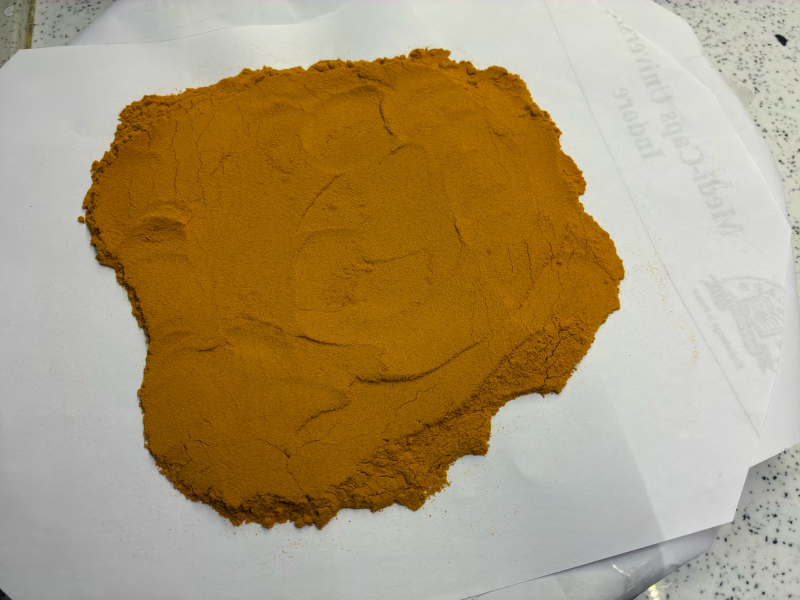
#> input picture backend/app/samples/0_percent_a.jpg, 1600 x 1200 px (shown at 1/2 size)
$ python prepare_crop.py ../backend/app/samples --out out.png
#> lines starting #> are read from the running program, lines starting #| are printed output that depends on the picture; after the words box and inside, x2 and y2 are one past the last pixel; in counts of white or black regions, pixels touching at a corner belong together
"""
Crop turmeric-spread photos down to the powder, and flag frames that are
near-duplicates of each other.

Why this exists
---------------
The camera frames the whole sheet of paper; the model only cares about the
powder. Cropping in code gives every image the same geometry, which is what
makes colour comparisons between classes meaningful.

Two rules baked in:
  * The crop is a SQUARE fitted to the powder mass, so resizing to 224x224
    never stretches or squashes the texture.
  * Cropping happens AFTER an optional white-balance correction that uses the
    paper still visible in the frame. Once you crop to powder only, the
    reference is gone - so correct first, crop second.

Usage
-----
    python prepare_crop.py ../pure --out ../data/crops/0_percent
    python prepare_crop.py ../pure --out ../data/crops/0_percent --dedupe
    python prepare_crop.py ../pure --out out --size 640 --wb --report report.csv

The source folder is never modified.
"""

from __future__ import annotations

import argparse
import csv
import subprocess
import tempfile
from datetime import datetime
from pathlib import Path

import numpy as np
from PIL import Image
from scipy import ndimage as ndi

IMAGE_SUFFIXES = {".jpg", ".jpeg", ".png", ".heic", ".tif", ".tiff"}


# --------------------------------------------------------------------------- io
def load_rgb(path: Path) -> Image.Image:
    """Open an image as RGB, converting HEIC through macOS `sips` if needed."""
    if path.suffix.lower() not in {".heic", ".heif"}:
        return Image.open(path).convert("RGB")

    with tempfile.TemporaryDirectory() as tmp:
        png = Path(tmp) / "converted.png"
        subprocess.run(
            [
                "sips",
                "-s", "format", "png",
                "--matchTo", "/System/Library/ColorSync/Profiles/sRGB Profile.icc",
                str(path),
                "--out", str(png),
            ],
            check=True,
            capture_output=True,
        )
        return Image.open(png).convert("RGB")


# ------------------------------------------------------------------- detection
def masks(rgb: np.ndarray) -> tuple[np.ndarray, np.ndarray]:
    """Split the frame into 'powder' and 'paper' pixels.

    Turmeric is strongly yellow: high saturation. Paper is bright and
    near-neutral. Shadowed paper can drift warm, so the paper test uses a
    looser saturation bound than the powder test.
    """
    mx = rgb.max(axis=2)
    mn = rgb.min(axis=2)
    sat = np.where(mx > 0, (mx - mn) / np.maximum(mx, 1), 0.0)

    paper = (mx > 140) & (sat < 0.16)
    powder = (sat > 0.50) & (rgb[..., 0] > 35) & ~paper

    powder = ndi.binary_opening(powder, iterations=2)
    powder = ndi.binary_closing(powder, iterations=3)
    powder = _largest_component(powder)
    powder = ndi.binary_fill_holes(powder)
    return powder, paper


def _largest_component(mask: np.ndarray) -> np.ndarray:
    labels, n = ndi.label(mask)
    if n <= 1:
        return mask
    sizes = ndi.sum(mask, labels, range(1, n + 1))
    return labels == (int(np.argmax(sizes)) + 1)


# ----------------------------------------------------------------------- crop
def square_crop(
    rgb: np.ndarray,
    powder: np.ndarray,
    min_powder_fraction: float = 1.0,
    margin_fraction: float = 0.02,
) -> tuple[int, int, int]:
    """Largest centred square whose area is at least `min_powder_fraction` powder.

    Pale pixels (bright and weakly saturated - paper slivers, dust, blown
    highlights) are excluded and padded out before fitting. They sit *inside*
    the powder mask at the ragged spread edge, so eroding the mask alone does
    not remove them; without this step a white sliver survives in the corner of
    the crop and reads to the model as starch. The crop is then eroded by a
    safety margin so it never touches the boundary.

    Starts from the usable mask's bounding box, centred on its centroid, and
    shrinks until the powder covers the required fraction. Shrinking instead of
    nudging keeps the crop centred on the mass, which is what makes the geometry
    repeatable between samples.
    """
    if not powder.any():
        raise ValueError("no powder detected")

    h, w = powder.shape
    mx = rgb.max(axis=2)
    mn = rgb.min(axis=2)
    sat = np.where(mx > 0, (mx - mn) / np.maximum(mx, 1), 0.0)

    pale = (mx > 185) & (sat < 0.35)
    pad = max(4, int(round(min(h, w) * 0.008)))
    pale = ndi.distance_transform_edt(~pale) <= pad

    usable = powder & ~pale
    radius = max(3, int(round(min(h, w) * margin_fraction)))
    usable = ndi.distance_transform_edt(usable) > radius
    if usable.sum() < 1000:
        raise ValueError("powder mass too small after excluding pale pixels")

    cy, cx = ndi.center_of_mass(usable)
    ys, xs = np.nonzero(usable)
    side = int(min(usable.sum() ** 0.5, np.ptp(ys), np.ptp(xs)))
    side = max(side, 32)
    while side > 32:
        half = side // 2
        y0 = int(round(cy)) - half
        x0 = int(round(cx)) - half
        y0 = min(max(y0, 0), h - side)
        x0 = min(max(x0, 0), w - side)
        window = usable[y0:y0 + side, x0:x0 + side]
        ok = window.all() if min_powder_fraction >= 1.0 else window.mean() >= min_powder_fraction
        if ok:
            return x0, y0, side
        side = int(side * 0.96)

    raise ValueError("could not fit a clean square inside the powder")


# -------------------------------------------------------------------- quality
def sharpness(gray: np.ndarray) -> float:
    lap = (
        np.roll(gray, 1, 0)
        + np.roll(gray, -1, 0)
        + np.roll(gray, 1, 1)
        + np.roll(gray, -1, 1)
        - 4 * gray
    )[1:-1, 1:-1]
    return float(lap.var())


def wb_gains(rgb: np.ndarray, paper: np.ndarray) -> np.ndarray:
    """Per-channel gains that make the brightest paper neutral."""
    if paper.sum() < 500:
        return np.ones(3)
    px = rgb[paper]
    lum = px.mean(axis=1)
    bright = px[lum > np.percentile(lum, 75)]
    ref = bright.mean(axis=0)
    return ref.mean() / np.maximum(ref, 1e-6)


# ---------------------------------------------------------------- dedupe group
def capture_time(path: Path) -> float:
    """EXIF capture time, falling back to the file's modification time."""
    try:
        exif = Image.open(path).getexif()
        stamp = exif.get(36867) or exif.get(306)  # DateTimeOriginal, DateTime
        if stamp:
            return datetime.strptime(stamp, "%Y:%m:%d %H:%M:%S").timestamp()
    except Exception:  # noqa: BLE001 - missing or unparsable EXIF is not fatal
        pass
    return path.stat().st_mtime


def group_frames(times: list[float], gap_seconds: float) -> list[int]:
    """Assign each frame a group id, splitting whenever the clock jumps.

    One group means one physical spread. Re-levelling the powder takes longer
    than `gap_seconds`, so the next spread lands in the next group - while the
    three or four frames you rattle off of a single spread stay together.

    Counting frames of one spread as independent examples is how a test split
    ends up with the same powder on both sides of it.
    """
    groups = [0] if times else []
    for prev, cur in zip(times, times[1:]):
        groups.append(groups[-1] + (1 if cur - prev > gap_seconds else 0))
    return groups


# ------------------------------------------------------------------------ main
def main() -> None:
    ap = argparse.ArgumentParser(description=__doc__)
    ap.add_argument("src", type=Path, help="folder of original photos")
    ap.add_argument("--out", type=Path, required=True, help="where crops are written")
    ap.add_argument("--size", type=int, default=512, help="output side in pixels")
    ap.add_argument("--min-powder", type=float, default=1.0,
                    help="fraction of the crop that must be powder")
    ap.add_argument("--wb", action="store_true",
                    help="white-balance using the paper visible in the frame")
    ap.add_argument("--dedupe", action="store_true",
                    help="keep only the sharpest frame per capture group")
    ap.add_argument("--group-gap", type=float, default=6.0,
                    help="seconds between frames that starts a new sample group "
                         "(re-levelling takes longer than this)")
    ap.add_argument("--report", type=Path, default=None, help="optional CSV path")
    ap.add_argument("--prune", action="store_true",
                    help="delete crops in --out left over from an earlier run")
    args = ap.parse_args()

    files = [
        p for p in args.src.iterdir() if p.suffix.lower() in IMAGE_SUFFIXES
    ]
    if not files:
        raise SystemExit(f"no images found in {args.src}")
    times = {p: capture_time(p) for p in files}
#> in capture_time, `stamp = exif.get(36867) or exif.get(306)`: stamp = '2026:11:20 18:32:50'
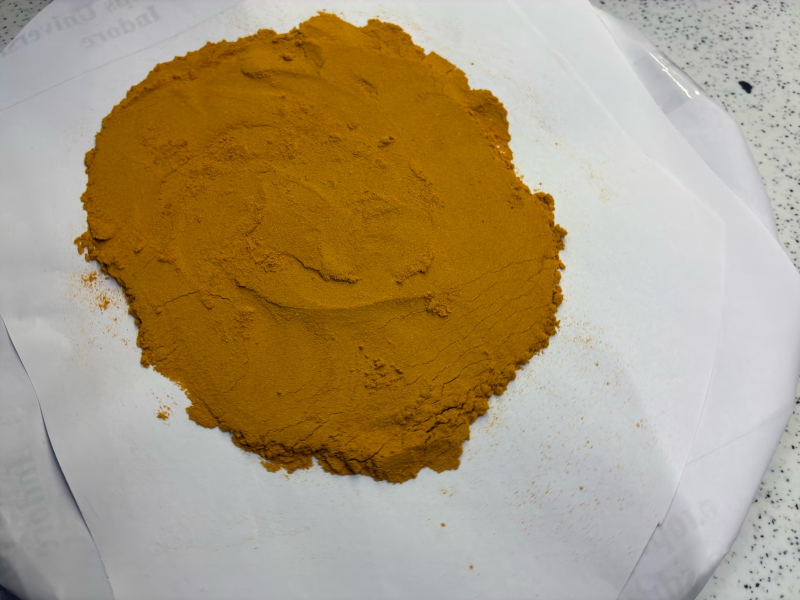
#> input picture backend/app/samples/10_percent_a.jpg, 1600 x 1200 px (shown at 1/2 size)
#> in capture_time (call 2), `stamp = exif.get(36867) or exif.get(306)`: stamp = '2026:11:20 19:26:33'
#> times = 2 items
    files.sort(key=lambda p: (times[p], p.name))

    args.out.mkdir(parents=True, exist_ok=True)

    rows: list[dict] = []
    for path in files:
        try:
            img = load_rgb(path)
#> in load_rgb, returned value is the input picture: PIL image 1600x1200 RGB; mean R, G, B 171.9, 151.7, 114.9
            rgb = np.asarray(img).astype(np.float32)

            # Detect on a downscaled copy, crop from the full-resolution frame:
            # mask work is the slow part and the detection does not need 12 MP.
            step = max(1, round(max(img.size) / 1024))
#> step = 2
            small = img.resize(
                (img.width // step, img.height // step), Image.BILINEAR
            )
            small_rgb = np.asarray(small).astype(np.float32)

            powder, paper = masks(small_rgb)
#> in masks, `paper = (mx > 140) & (sat < 0.16)`:
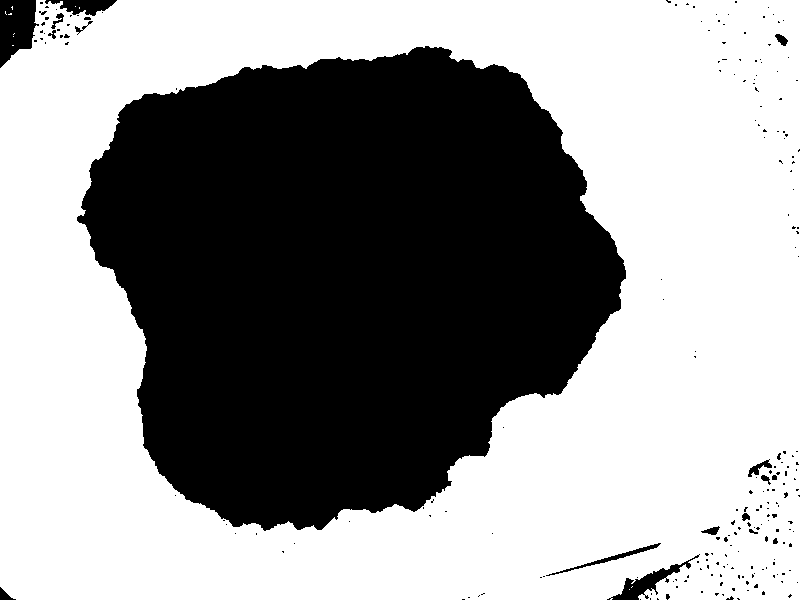
#> paper: shape (600, 800) bool; 59.1% white; 222 black regions (205 under 20 px), largest, box (x1, y1, x2, y2) and area: (77, 46, 626, 531) 190617, (0, 0, 39, 68) 1854, (607, 554, 700, 600) 947
#> in masks, `powder = (sat > 0.50) & (rgb[..., 0] > 35) & ~paper`: powder: shape (600, 800) bool; 39.3% white; 5 white regions (3 under 20 px), largest, box (x1, y1, x2, y2) and area: (78, 48, 625, 530) 188355, (26, 24, 32, 47) 71
#> in masks, `powder = ndi.binary_opening(powder, iterations=2)`: powder: shape (600, 800) bool; 39.2% white; 2 white regions, box (x1, y1, x2, y2) and area: (78, 48, 625, 529) 188203, (26, 36, 31, 45) 33
#> in masks, `powder = ndi.binary_closing(powder, iterations=3)`: powder: shape (600, 800) bool; 39.2% white; 2 white regions, box (x1, y1, x2, y2) and area: (78, 48, 625, 529) 188300, (26, 36, 31, 45) 33
#> in _largest_component, `labels, n = ndi.label(mask)`:
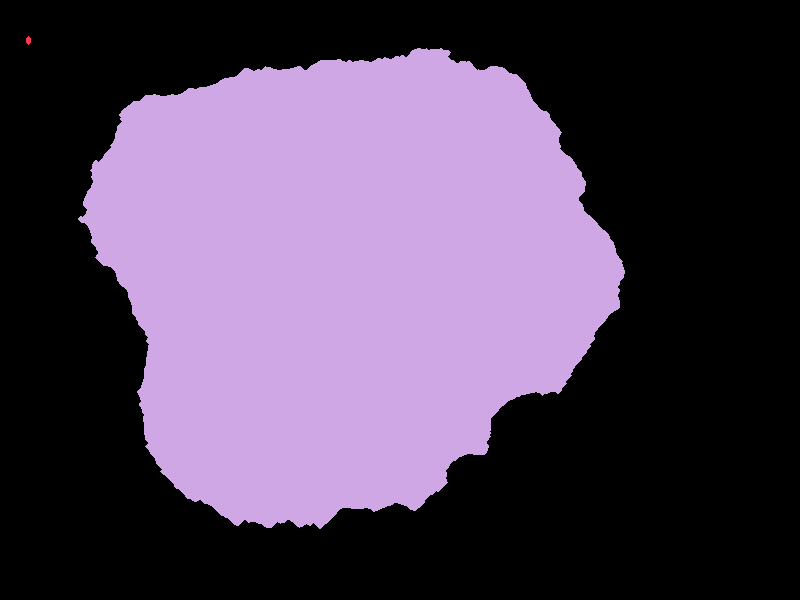
#> labels: shape (600, 800) int32; 3 distinct labels, from 0 to 2; one colour per label, 0 black
#> in _largest_component, `sizes = ndi.sum(mask, labels, range(1, n + 1))`: sizes = [33, 188300]
#> in _largest_component, `return labels == (int(np.argmax(sizes)) + 1)`: returned value: shape (600, 800) bool; 39.2% white; 1 white region, box (x1, y1, x2, y2) and area: (78, 48, 625, 529) 188300
            sx, sy, ss = square_crop(small_rgb, powder, args.min_powder)
#> in square_crop, `pale = (mx > 185) & (sat < 0.35)`: pale: shape (600, 800) bool; 37.7% white; 254 white regions (234 under 20 px), largest, box (x1, y1, x2, y2) and area: (11, 0, 800, 594) 176343, (736, 543, 800, 600) 1673, (778, 487, 800, 544) 655
#> in square_crop, `pale = ndi.distance_transform_edt(~pale) <= pad`: pale: shape (600, 800) bool; 44.4% white; 8 white regions, largest, box (x1, y1, x2, y2) and area: (0, 0, 800, 600) 205635, (689, 471, 800, 600) 6203, (643, 579, 674, 600) 494
#> in square_crop, `usable = powder & ~pale`: usable: shape (600, 800) bool; 38.1% white; 1 white region, box (x1, y1, x2, y2) and area: (86, 53, 620, 529) 182942
#> in square_crop, `usable = ndi.distance_transform_edt(usable) > radius`:
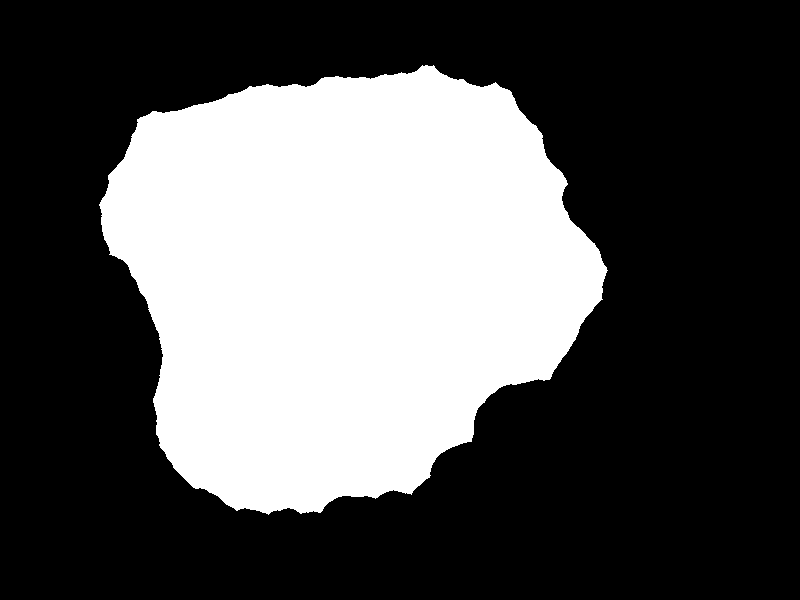
#> usable: shape (600, 800) bool; 34% white; 1 white region, box (x1, y1, x2, y2) and area: (99, 65, 608, 515) 163300
#> in square_crop, `cy, cx = ndi.center_of_mass(usable)`: cy = 278; cx = 343.5
#> in square_crop, `side = int(min(usable.sum() ** 0.5, np.ptp(ys), np.ptp(xs)))`: side = 404
#> the loop in square_crop, `while side > 32:` made 11 passes
#> (half, y0, x0, ok, side) on passes 1 to 10: (202, 76, 142, False, 387), (193, 85, 151, False, 371), (185, 93, 159, False, 356), (178, 100, 166, False, 341), (170, 108, 174, False, 327), (163, 115, 181, False, 313), (156, 122, 188, False, 300), (150, 128, 194, False, 288), (144, 134, 200, False, 276), (138, 140, 206, False, 264)
#> (half, y0, x0, ok) on pass 11: (132, 146, 212, True)
#> pass 1, in square_crop, `window = usable[y0:y0 + side, x0:x0 + side]`:
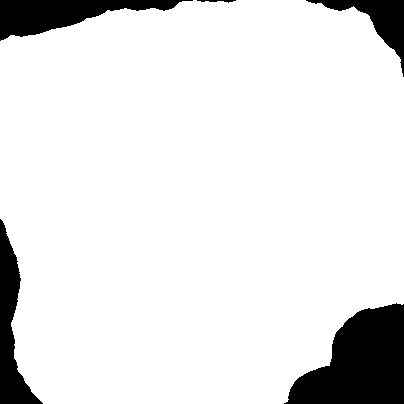
#> window: shape (404, 404) bool; 89.7% white; 5 black regions, box (x1, y1, x2, y2) and area: (284, 303, 404, 404) 7882, (0, 0, 193, 41) 3703, (0, 219, 43, 404) 3156, (306, 0, 404, 77) 2008, (197, 0, 236, 3) 61
#> sx = 212; sy = 146; ss = 264
            x0, y0, side = sx * step, sy * step, ss * step
#> x0 = 424; y0 = 292; side = 528

            gains = wb_gains(small_rgb, paper) if args.wb else np.ones(3)
#> gains = [1, 1, 1]
            corrected = np.clip(rgb * gains, 0, 255)

            crop = Image.fromarray(corrected[y0:y0 + side, x0:x0 + side].astype(np.uint8))
            crop = crop.resize((args.size, args.size), Image.LANCZOS)
#> crop: PIL image 512x512 RGB

            c = np.asarray(crop).astype(np.float32).reshape(-1, 3)

            rows.append(
                {
                    "path": path,
                    "crop": crop,
                    "time": times[path],
                    "x0": x0, "y0": y0, "side": side,
                    "powder_pct": float(powder.mean() * 100),
                    "crop_powder": float((powder[sy:sy + ss, sx:sx + ss]).mean()),
                    "mean_rgb": c.mean(axis=0),
                    "blue_median": float(np.median(c[:, 2])),
                    "sharpness": sharpness(
                        np.asarray(img.convert("L").resize((512, 384), Image.LANCZOS))
                        .astype(np.float32)
                    ),
                }
            )
#> in sharpness, `lap = ( np.roll(gray, 1, 0) + np.roll(gray, -1, 0) + np.roll(gray, 1, ..`:
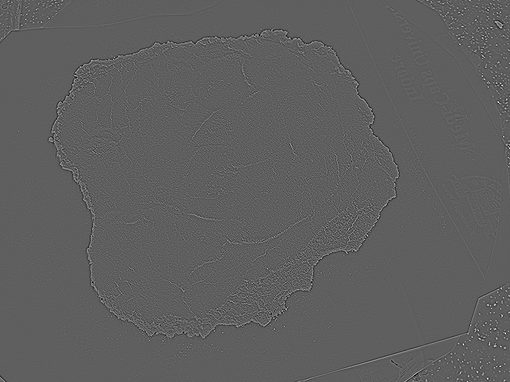
#> lap: shape (382, 510) float32; min -195, max 326, mean 0; drawn with min black and max white
#> in sharpness, `lap = ( np.roll(gray, 1, 0) + np.roll(gray, -1, 0) + np.roll(gray, 1, ..`:
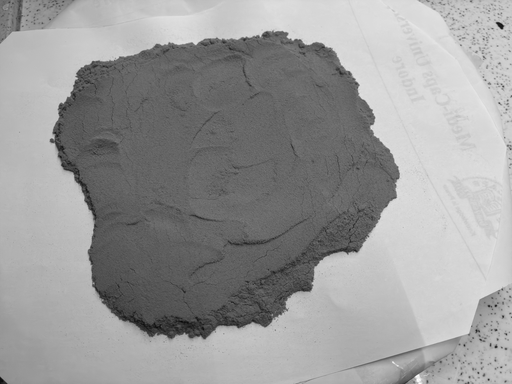
#> gray: shape (384, 512) float32; min 7, max 255, mean 153.6
        except Exception as exc:  # noqa: BLE001 - keep going, report the failure
            print(f"  skip {path.name}: {exc}")

    if not rows:
        raise SystemExit("nothing could be processed")

    groups = group_frames([r["time"] for r in rows], args.group_gap)
#> groups = [0, 1]

    keep: list[int] = []
    if args.dedupe:
        best: dict[int, int] = {}
        for i, g in enumerate(groups):
            if g not in best or rows[i]["sharpness"] > rows[best[g]]["sharpness"]:
                best[g] = i
        keep = sorted(best.values())
    else:
        keep = list(range(len(rows)))
#> keep = [0, 1]

    print(f"\n{'file':16s} {'crop':>14s} {'pow%':>6s} {'RGB':>18s} {'B med':>6s} {'grp':>4s}")
    for i, r in enumerate(rows):
        mark = "" if i in keep else "  (dup)"
        print(
            f"{r['path'].name:16s} {r['side']:5d}px@{r['x0']:4d},{r['y0']:4d} "
            f"{r['powder_pct']:5.1f}% "
            f"({r['mean_rgb'][0]:4.0f},{r['mean_rgb'][1]:4.0f},{r['mean_rgb'][2]:3.0f}) "
            f"{r['blue_median']:6.0f} {groups[i]:4d}{mark}"
        )
#> this loop made 2 passes
#> mark on passes 1 to 2: '', ''
#| 0_percent_a.jpg    528px@ 424, 292  39.2% ( 149,  94,  3)      2    0
#| 10_percent_a.jpg   512px@ 392, 236  34.4% ( 147,  94,  2)      0    1

    planned = {f"{rows[i]['path'].stem}_g{groups[i]:02d}.png" for i in keep}
#> planned = 2 items
    stale = sorted(
        p for p in args.out.glob("*_g[0-9][0-9].png") if p.name not in planned
    )
#> stale = []
    if stale and args.prune:
        for p in stale:
            p.unlink()
        print(f"\npruned {len(stale)} stale crop(s) from a previous run")
    elif stale:
        print(
            f"\nwarning: {len(stale)} crop(s) in {args.out} are left over from an earlier\n"
            "  run and no longer match this one. Re-run with --prune to remove them,\n"
            "  otherwise the folder mixes two versions of the dataset."
        )

    for i in keep:
        r = rows[i]
        name = f"{r['path'].stem}_g{groups[i]:02d}.png"
        r["crop"].save(args.out / name)
#> this loop made 2 passes
#> name on passes 1 to 2: '0_percent_a_g00.png', '10_percent_a_g01.png'

    n_groups = len(set(groups))
#> n_groups = 2
    print(
        f"\n{len(rows)} frames -> {n_groups} independent sample group(s); "
        f"{len(keep)} file(s) written to {args.out}"
    )
#| 2 frames -> 2 independent sample group(s); 2 file(s) written to out.png
    if n_groups < len(rows):
        print(
            "  Frames sharing a group are the same physical spread. Keep them in the\n"
            "  same train/val/test split, or run with --dedupe to keep one per group."
        )

    means = np.array([rows[i]["mean_rgb"] for i in keep])
#> means = [[149.1, 94.4, 3.21], [147.2, 93.94, 2.45]]
    print(
        "  kept-set mean RGB (%.1f, %.1f, %.1f)  std (%.2f, %.2f, %.2f)"
        % (*means.mean(axis=0), *means.std(axis=0))
    )
#|   kept-set mean RGB (148.2, 94.2, 2.8)  std (0.94, 0.23, 0.38)
    print(
        "  blue median range %.0f-%.0f  |  black/blue floor (<5) on %.0f%% of pixels"
        % (
            min(rows[i]["blue_median"] for i in keep),
            max(rows[i]["blue_median"] for i in keep),
            100 * np.mean([rows[i]["blue_median"] < 5 for i in keep]),
        )
    )
#|   blue median range 0-2  |  black/blue floor (<5) on 100% of pixels

    if args.report:
        with open(args.report, "w", newline="") as fh:
            w = csv.writer(fh)
            w.writerow(["file", "group", "kept", "x0", "y0", "side",
                        "powder_pct", "mean_r", "mean_g", "mean_b",
                        "blue_median", "sharpness"])
            for i, r in enumerate(rows):
                w.writerow([
                    r["path"].name, groups[i], int(i in keep), r["x0"], r["y0"],
                    r["side"], round(r["powder_pct"], 2),
                    *[round(v, 2) for v in r["mean_rgb"]],
                    round(r["blue_median"], 1), round(r["sharpness"], 1),
                ])
        print(f"  report written to {args.report}")


if __name__ == "__main__":
    main()
